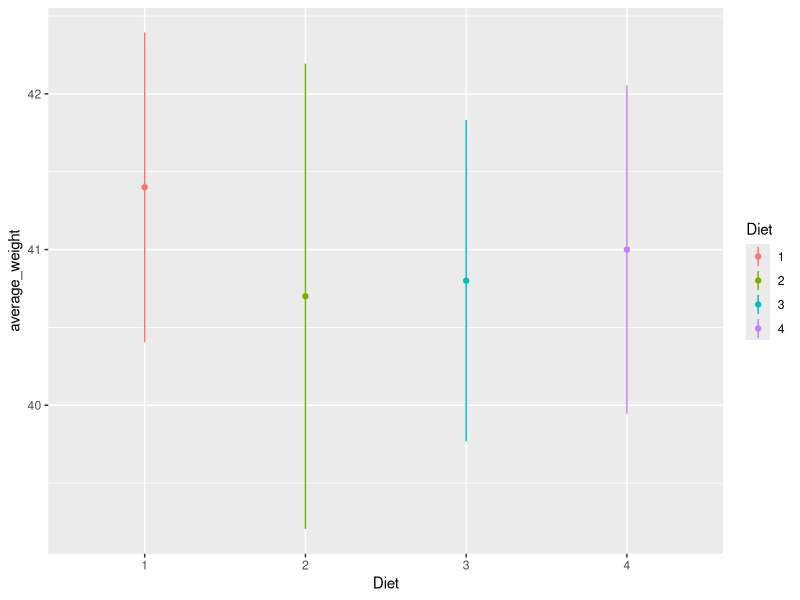
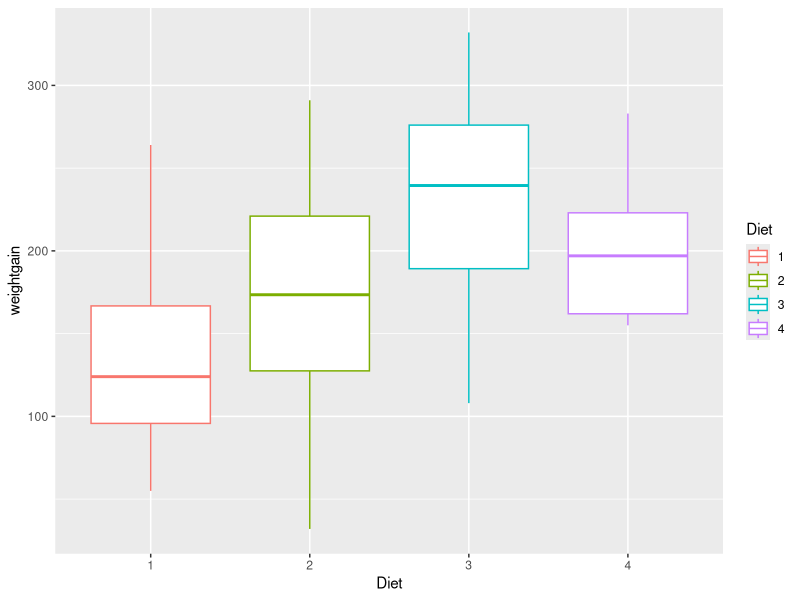
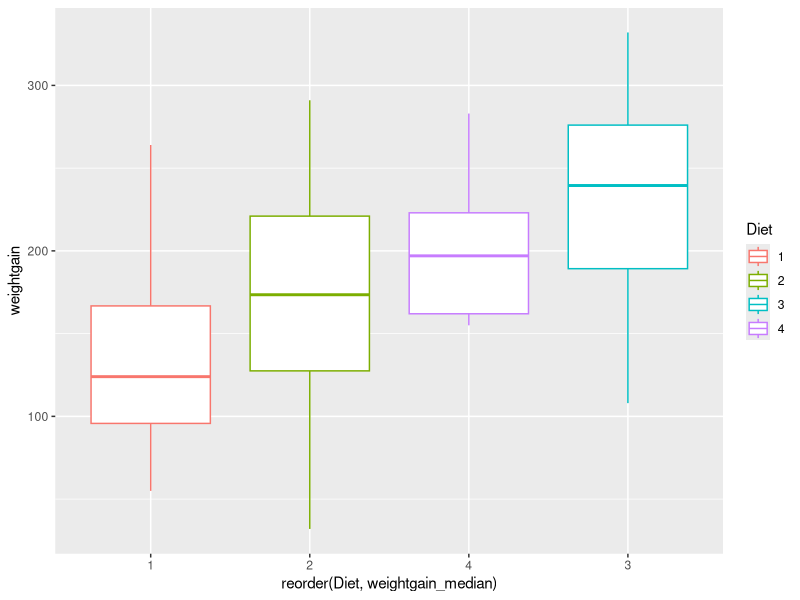

These figures' R source, in order:
## ---- chunk 1
knitr::opts_chunk$set(echo = TRUE)
## ---- chunk 2

## ---- chunk 3
library(dplyr)
library(ggplot2)
#data("ChickWeight")

## ---- chunk 4
head(ChickWeight)
dim(ChickWeight)
?ChickWeight
#View(ChickWeight)
## ---- chunk 5
diets_start <- filter(ChickWeight,Time==0) %>% 
  group_by(Diet) %>%
  summarize(
    frequency = n(),
    average_weight = mean(weight,na.rm=TRUE),
    sd_weight = sd(weight,na.rm=TRUE)
  )
head(diets_start)
## ---- chunk 6
  
ggplot(diets_start,aes(x=Diet,y=average_weight,color=Diet))+geom_linerange(aes(ymin=average_weight-sd_weight,ymax=average_weight+sd_weight))+geom_point()
## ---- chunk 7
chicken <- ChickWeight %>% 
  group_by(Chick) %>% mutate(
    obs = n()
)

complete <- filter(chicken,obs==12)
incomplete <- filter(chicken,obs<12)

number_complete <- complete %>%
  group_by(Chick) %>%
  summarize(observation = n())

number_incomplete <- incomplete %>%
  group_by(Chick) %>% 
  summarize(observations = n())
 
observations_incomplete <- sum(number_incomplete['observations'])
average <- observations_incomplete/5

n_c <- number_complete %>%
  summarize(complete_observations = n())

n_i <- number_incomplete %>%
  summarize(incomplete_observations = n())

answer <- n_c %>% mutate(
  n_i,
  total_incomplete = sum(number_incomplete['observations']),
  average_incomplete = observations_incomplete/5
)

head(answer)
## ---- chunk 8
complete <- complete %>% 
  mutate(
  weightgain = weight-weight[Time==0]
)
## ---- chunk 9
day21 <- filter(complete,Time==21)
day21 <- day21 %>% 
  group_by(Diet) %>% mutate(
  weightgain_median = median(weightgain)
)
ggplot(day21,aes(x=Diet,y=weightgain,color=Diet))+geom_boxplot()
ggplot(day21,aes(x=reorder(Diet,weightgain_median),y=weightgain,color=Diet))+geom_boxplot()
